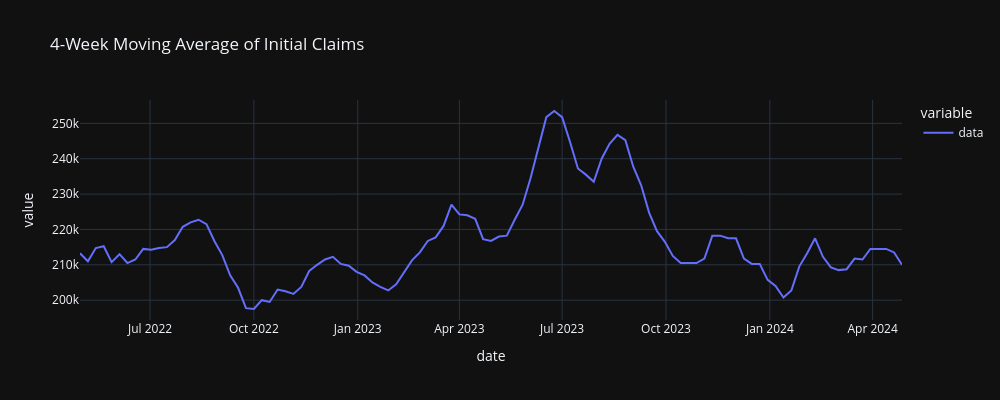

Notebook source saved alongside this figure:
### Code cell
# 4-Week Moving Average of Initial Claims (IC4WSA)
plot_data("IC4WSA", "4-Week Moving Average of Initial Claims", years=2)
